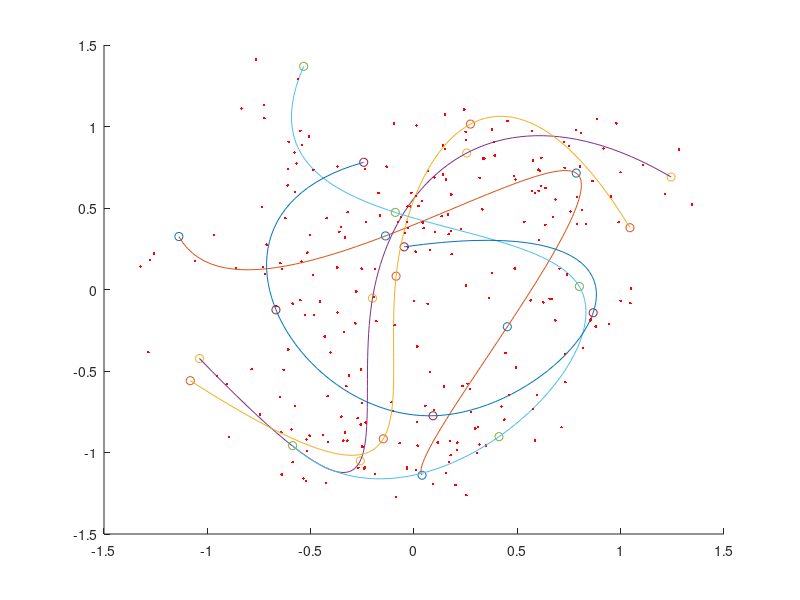

The MATLAB source for this figure:
%Testing and plotting different ways to make splines for the basis of the C
% tensor.
hold on;
nbPoints = 5;
for i=1:5

    xs = zeros(1,nbPoints);
    ys = zeros(1,nbPoints);
    xs(1) = rand()*3;
    ys(1) = rand()*3;
    angle = 2*pi*rand();
    for j=2:nbPoints
        %Chosing new angel between -+135 degrees from old angle
        nangle = (rand()-0.5)*pi*1.5; 
        angle = angle+nangle;
        xs(j) = xs(j-1)+1*cos(angle);
        ys(j) = ys(j-1)+1*sin(angle);
    end
    xs = xs-sum(xs)/length(xs);
    ys = ys-sum(ys)/length(ys);
    sum(xs)
    t = 1:nbPoints;
    pts = linspace(1,nbPoints);
    xx = spline(t,xs,pts);
    yy = spline(t,ys,pts);

    plot(ys,xs,'o');
    plot(yy,xx);
    for k=1:50
        ind = randi(100);
        xi = xx(ind)+(rand()-0.5)*0.5;
        yi = yy(ind)+(rand()-0.5)*0.5;
        plot(yi,xi,'r.');
    end
end
hold off;
